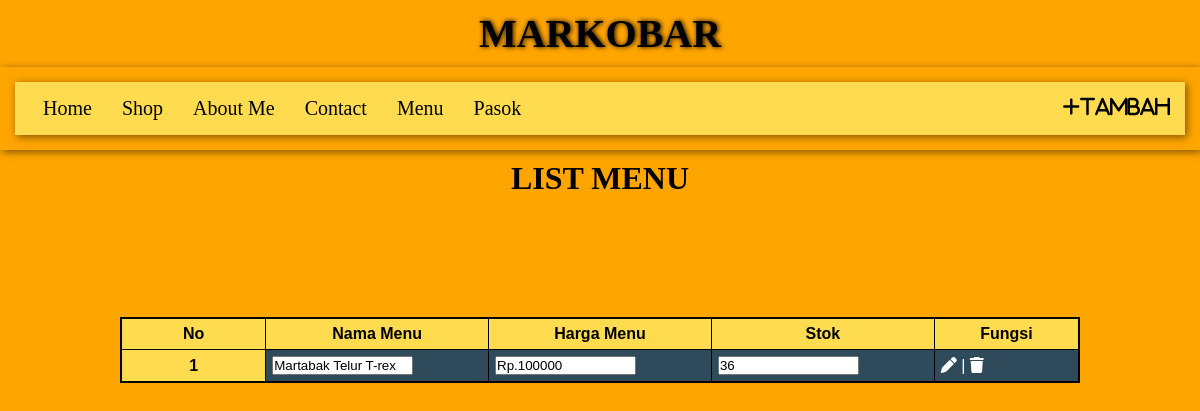
/POSTTEST5/menu/view.php, run on an earlier commit of the app's database.
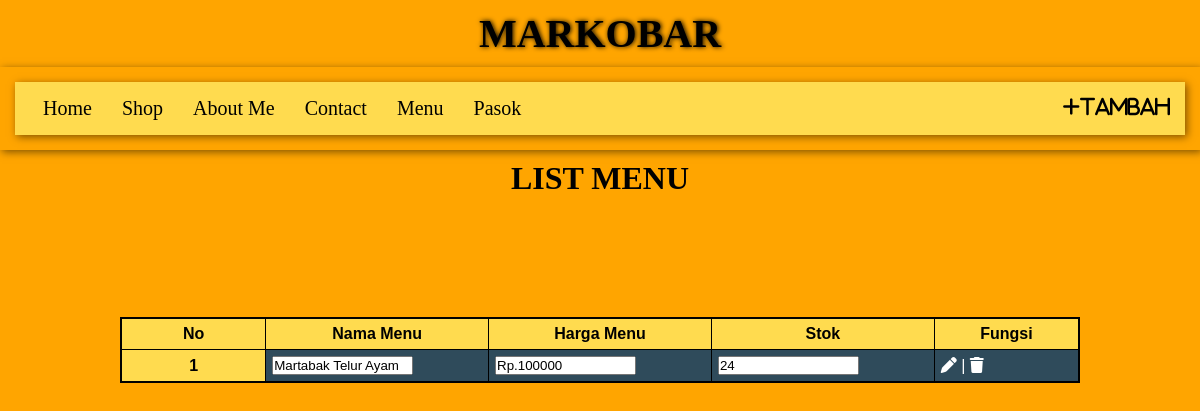
And on a later commit of the database.
### tables this page shows
CREATE TABLE `menu` (
  `id_menu` int(11) NOT NULL,
  `nama_menu` varchar(32) NOT NULL,
  `harga_menu` float NOT NULL,
  `stok` int(11) NOT NULL
);

### POSTTEST5/menu/view.php (the view, shortened to what this page needs)
<?php
    include "../menu_utama.php";
?>
<!DOCTYPE html>
<html lang="en">
<head>
 <form method="post">
</head>
<body class="body">
    <form action="" method="POST">
        <h3 align="center">LIST MENU</h3>
        <table align="center" border="0" class="table">
            <tr>
                <th>No</th>
                <th>Nama Menu</th>
                <th>Harga Menu</th>
                <th>Stok</th>
                <th>Fungsi</th>
            </tr>
                <?php
                    $no = 1;
                    $tableBarang = mysqli_query($connect, "SELECT * FROM menu");
                    while($rowBarang = mysqli_fetch_array($tableBarang)){
                ?>
            <tr>
                <th><?= $no++ ?></th>
                <td><input type="text" size="15" readonly value="<?= $rowBarang['nama_menu'] ?>"></td>
                <td><input type="text" size="15" readonly value="Rp.<?= $rowBarang['harga_menu'] ?>"></td>
                <td><input type="text" size="15" readonly value="<?= $rowBarang['stok'] ?>"></td>
                <td><a href="update.php?id=<?= $rowBarang['id_menu']?>"><i class="fa-solid fa-pen"></i></a> | <a href="delete.php?id=<?= $rowBarang['id_menu'] ?>"><i class="fa-solid fa-trash"></i></a></td>
            </tr>
                <?php }?>
        </table>
        </form>
    <br>
    <br>
</body>
</html>

What changed in the data, as far as the page shows it:
removed menu: nama_menu "Martabak Telur T-rex", harga_menu "Rp.100000", stok "36"
added menu: nama_menu "Martabak Telur Ayam", harga_menu "Rp.100000", stok "24"
